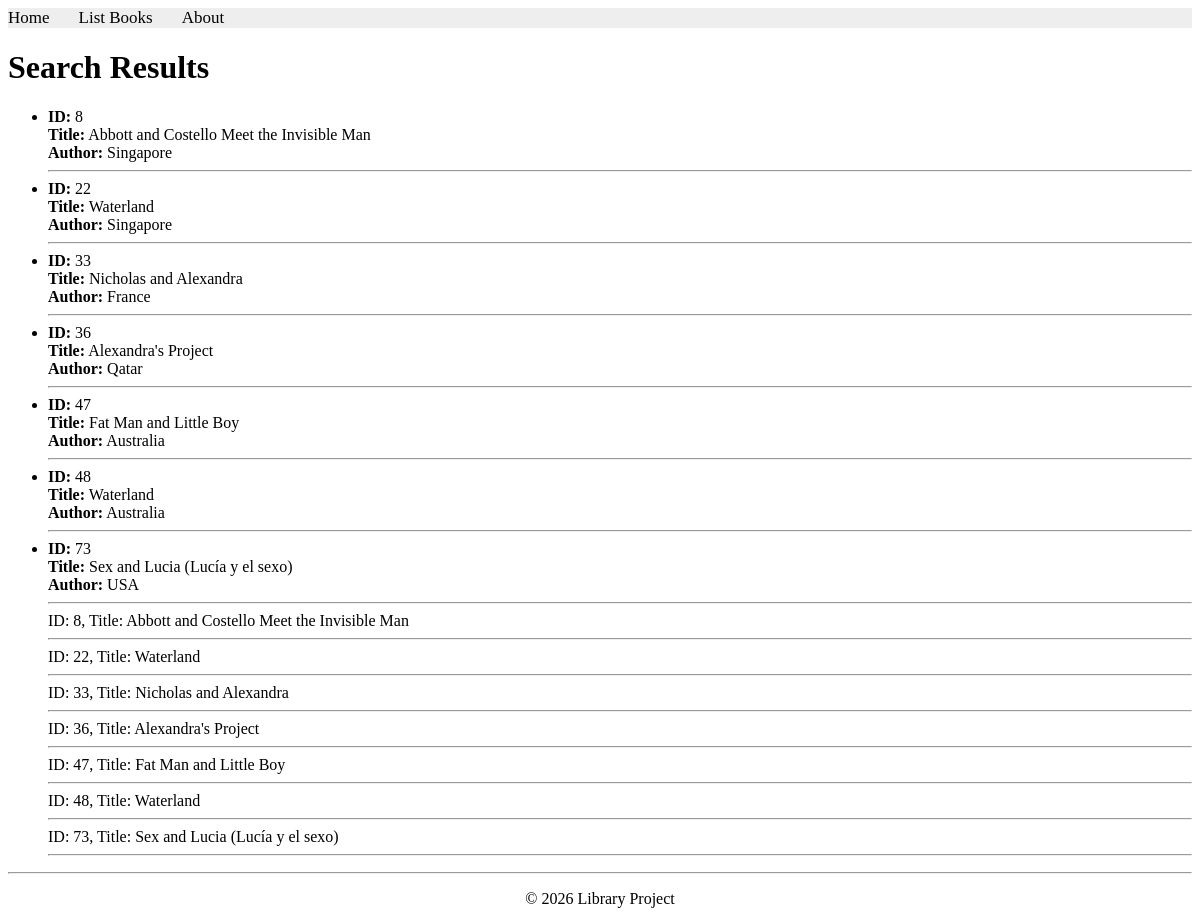
The page /books/complex/query on the database its author committed.
### apps/bookmodule/models.py (models this page shows)
class Book(models.Model):
    title = models.CharField(max_length = 50)
    author = models.CharField(max_length = 50)
    price = models.FloatField(default = 0.0)
    edition = models.SmallIntegerField(default = 1)

### apps/bookmodule/views.py (the view)
# urls.py: path('complex/query', views.complex_query, name="complex_query"),
def complex_query(request):
    mybooks=books=Book.objects.filter(author__isnull = False).filter(title__icontains='and')[:10]
    if len(mybooks)>=1:
        return render(request, 'bookmodule/bookList.html', {'books':mybooks})
    else:
        return render(request, 'bookmodule/index.html')

### apps/templates/bookmodule/booklist.html (shortened to what this page needs)
{% extends "layouts/base.html" %}
{% block content %}
    <h1>Search Results</h1>
    {% if books %}
        <ul>
            {% for book in books %}
                <li>
                    <strong>ID:</strong> {{ book.id }}<br>
                    <strong>Title:</strong> {{ book.title }}<br>
                    <strong>Author:</strong> {{ book.author }}
                </li>
                <hr>
            {% endfor %}
            {% for obj in books %}
                ID: {{obj.id}}, Title: {{obj.title}}
                <hr>
            {% endfor %}
        </ul>
    {% else %}
        <p>No books found.</p>
    {% endif %}
{% endblock content %}

### rows shown on the page
Book: id "8", title "Abbott and Costello Meet the Invisible Man", author "Singapore"
Book: id "22", title "Waterland", author "Singapore"
Book: id "33", title "Nicholas and Alexandra", author "France"
Book: id "36", title "Alexandra's Project", author "Qatar"
Book: id "47", title "Fat Man and Little Boy", author "Australia"
Book: id "48", title "Waterland", author "Australia"
Book: id "73", title "Sex and Lucia (Lucía y el sexo)", author "USA"
